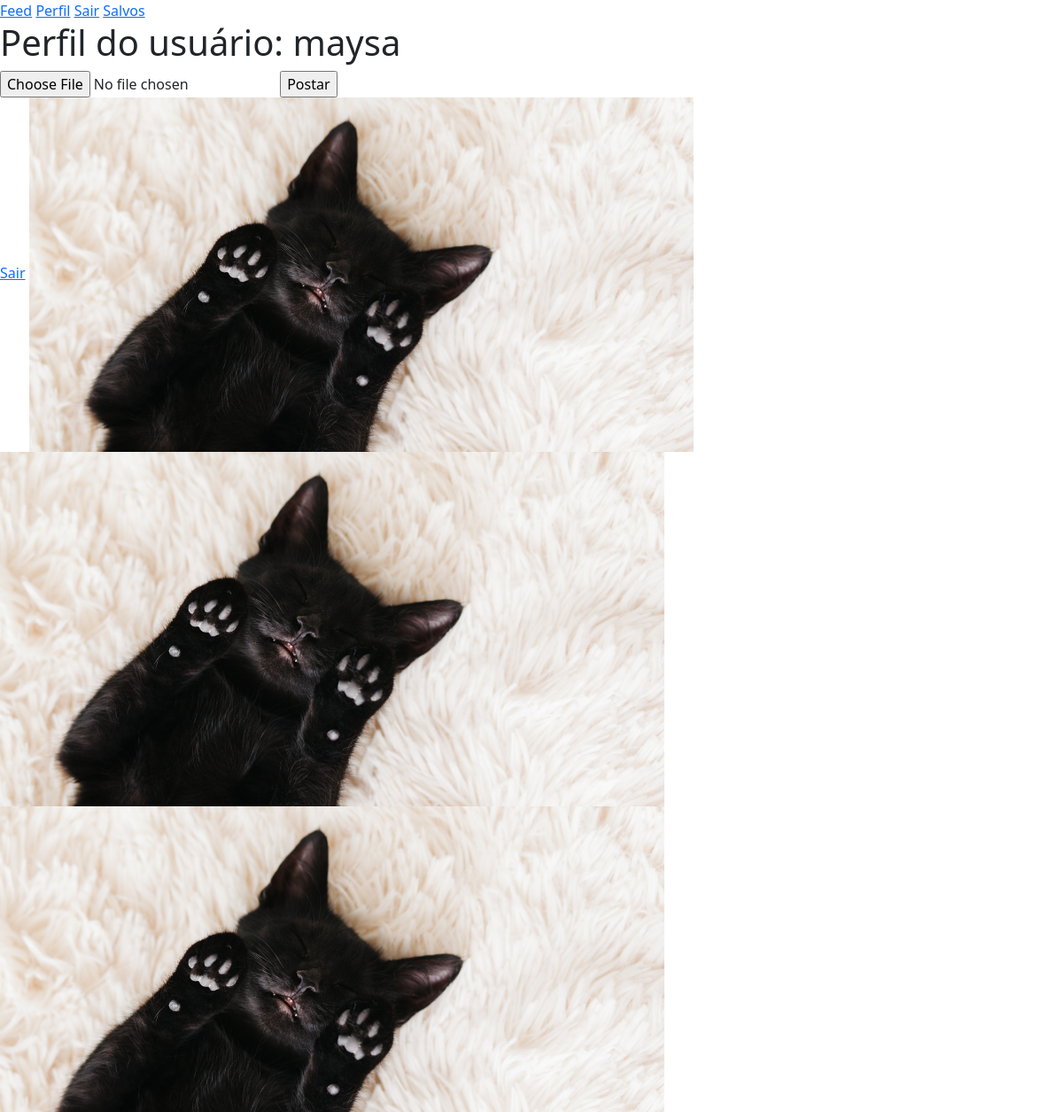
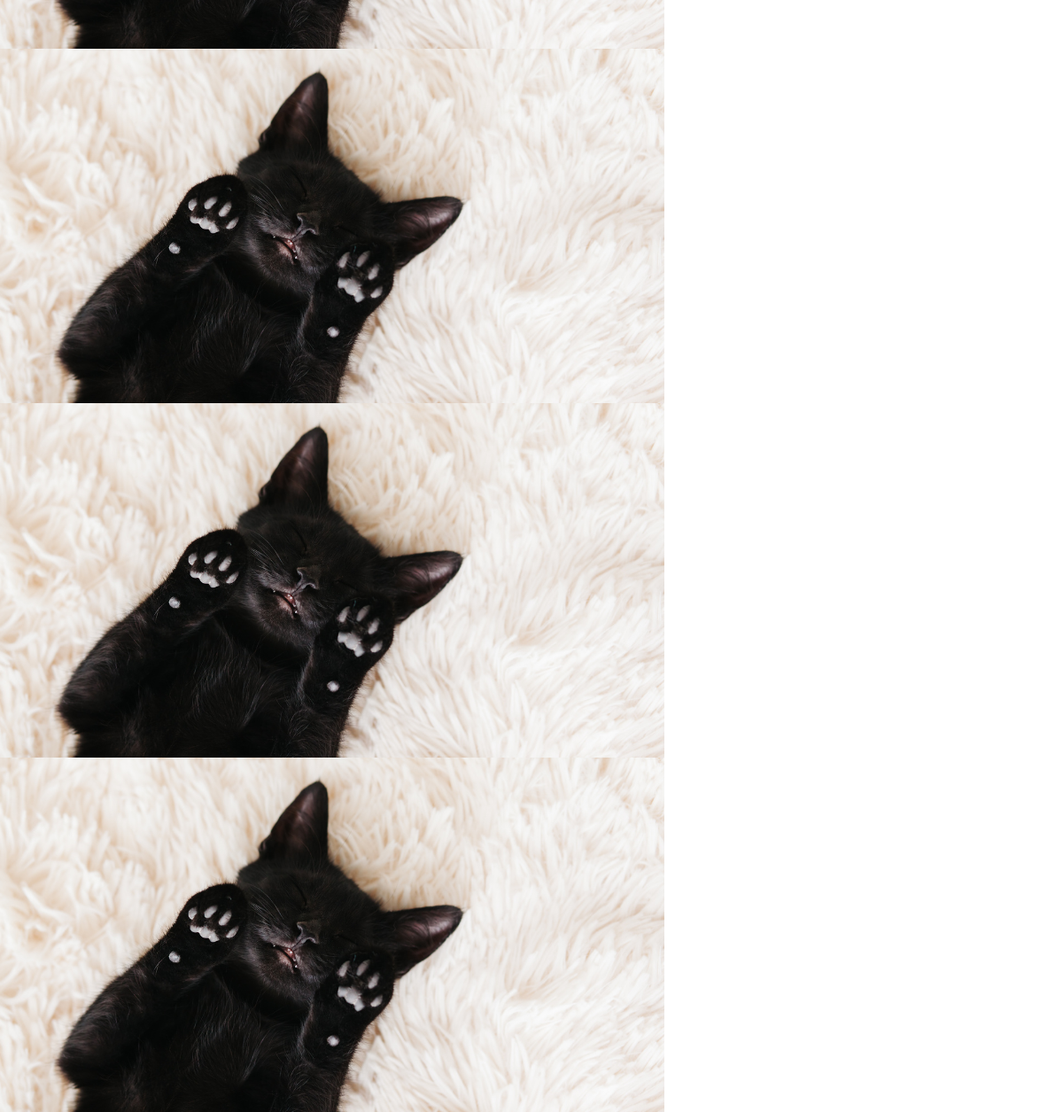
The page /profile/1 (signed in) on the database as committed earlier (2 pictures, top to bottom).
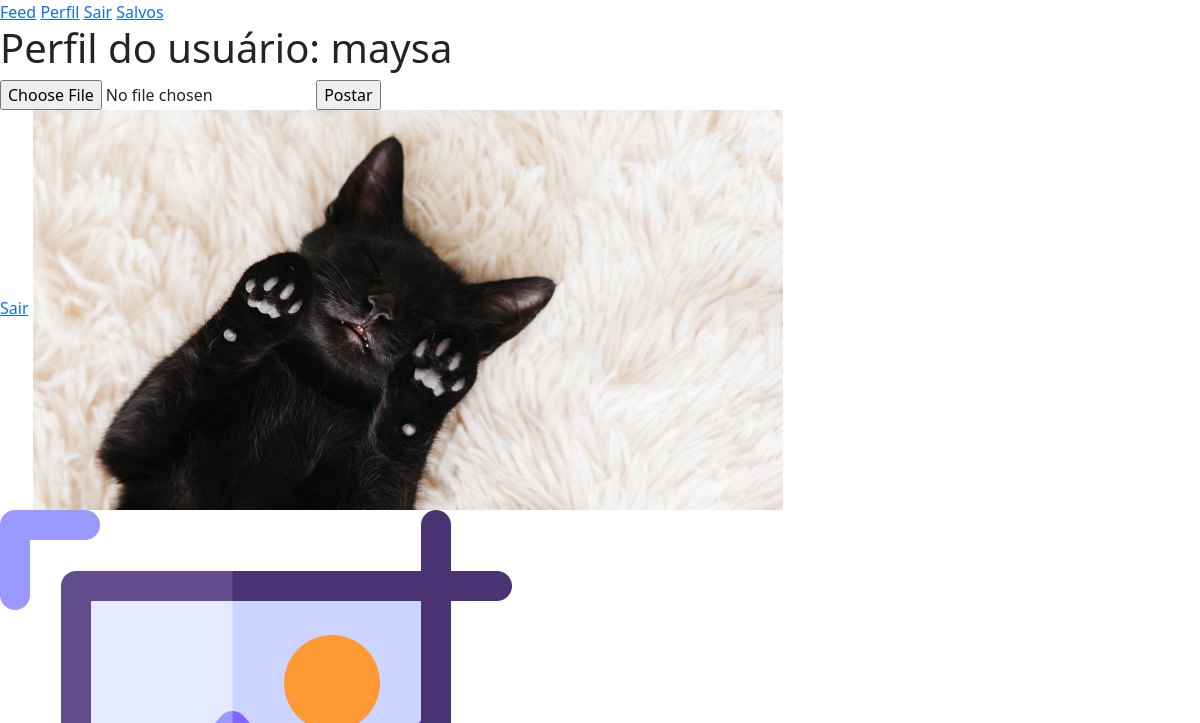
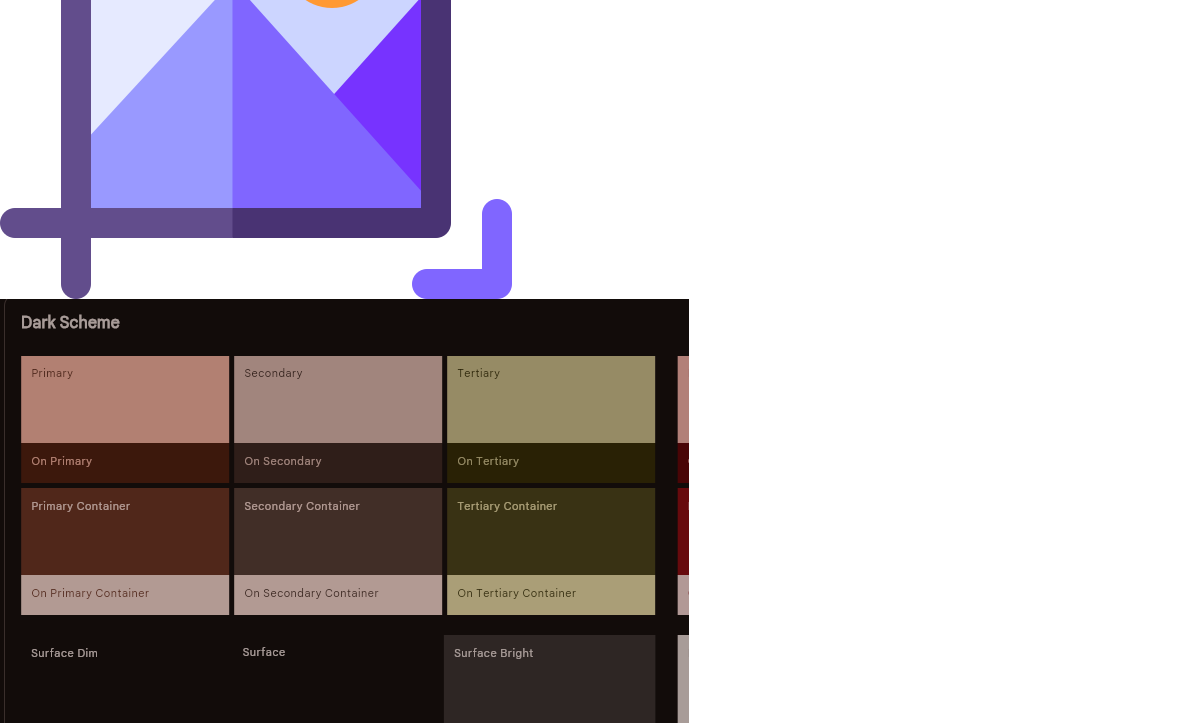
The same page on the database as committed later (2 pictures, top to bottom).
### appflexi/models.py (models this page shows)
class Photo(database.Model):
    id = database.Column(database.Integer, primary_key=True)
    file_name = database.Column(database.String(255), default="default.png")
    upload_date = database.Column(
        database.DateTime(timezone=True),
        nullable=False,
        default=lambda: datetime.now(timezone.utc)
    )
    user_id = database.Column(
        database.Integer,
        database.ForeignKey('user.id'),
        nullable=False
    )

### appflexi/routes.py (the view, shortened to what this page needs)
@app.route('/profile/<user_id>', methods=['GET', 'POST'])
@login_required
def profile(user_id):
    if int(user_id) == int(current_user.id):
        photo_form = PhotoForm()
        return render_template('profile.html', user=current_user, form=photo_form)
    else:
        user = User.query.get(int(user_id))
        return render_template('profile.html', user=user, form=None)

### appflexi/forms.py
class PhotoForm(FlaskForm):
    photo = FileField("Foto",validators=[DataRequired()])
    submit = SubmitField("Postar")

### appflexi/models.py (called while the page is built)
@login_manager.user_loader
def load_user(user_id):
    return User.query.get(int(user_id))

### appflexi/templates/profile.html (shortened to what this page needs)
{% extends "HomePage.html" %}
{% block body %}
    <body>
        {% include "navbar.html" %}
        <h1> Perfil do usuário: {{ user.username }}</h1>
        {% if form %}
            <form method="post" enctype="multipart/form-data">
                {{ form.photo() }}
                {{ form.submit() }}
            </form>
        {% endif %}
        <a href="{{ url_for('logout') }}">Sair</a>
        {% for photo in user.photos %}
            <img src="{{ url_for('static', filename='posts_photos/' ~ photo.file_name) }}" alt="Imagem">
        {% endfor %}
    </body>
{% endblock %}

Rows that differ between the two databases and show on the page:
removed Photo: file_name (picture)
removed Photo: file_name (picture)
no longer on this page (row edited): Photo: file_name (picture)
removed Photo: file_name (picture)
removed Photo: file_name (picture)
added Photo: file_name (placeholder picture)
added Photo: file_name (picture)
